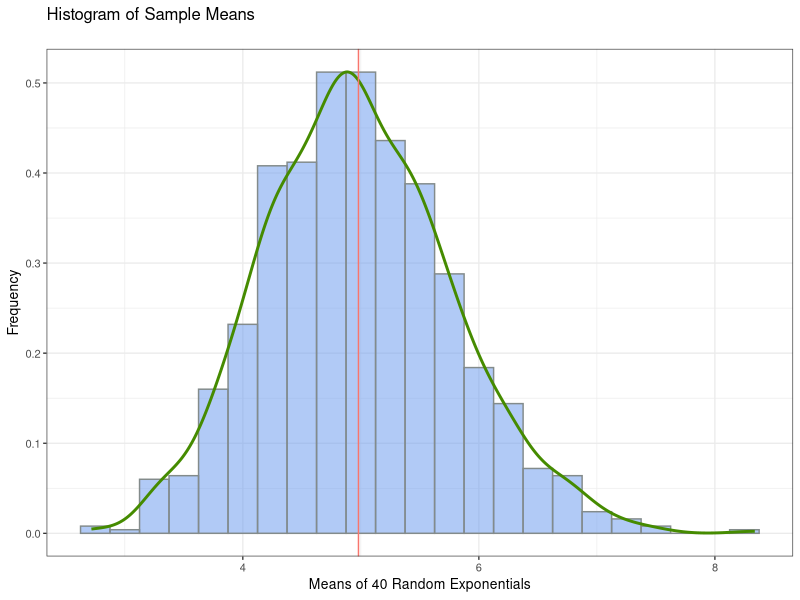
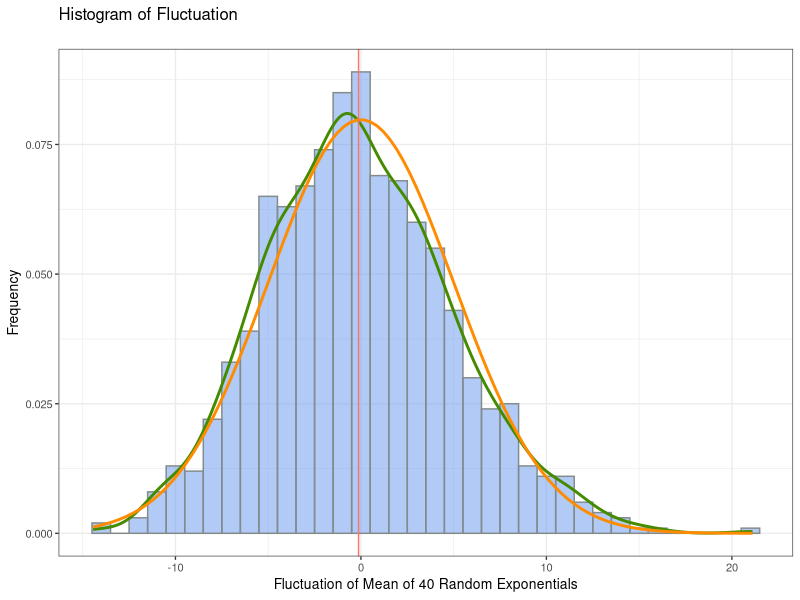
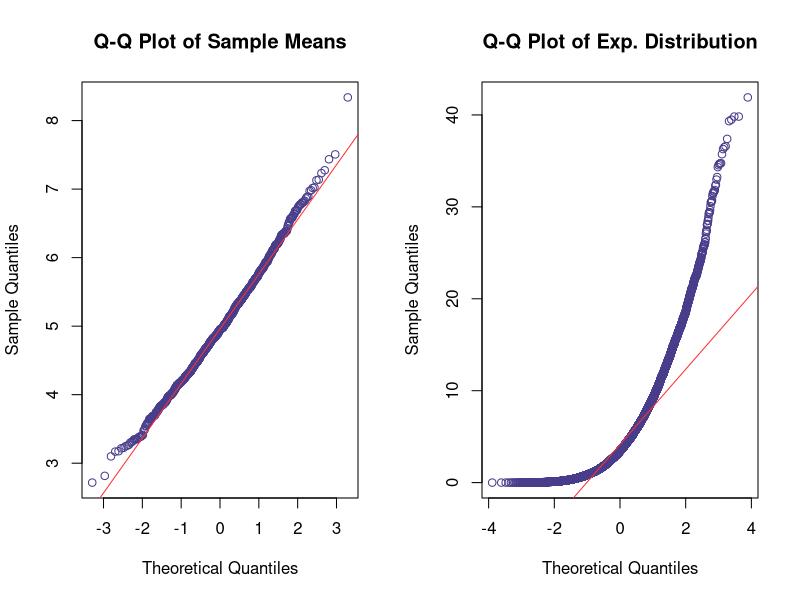
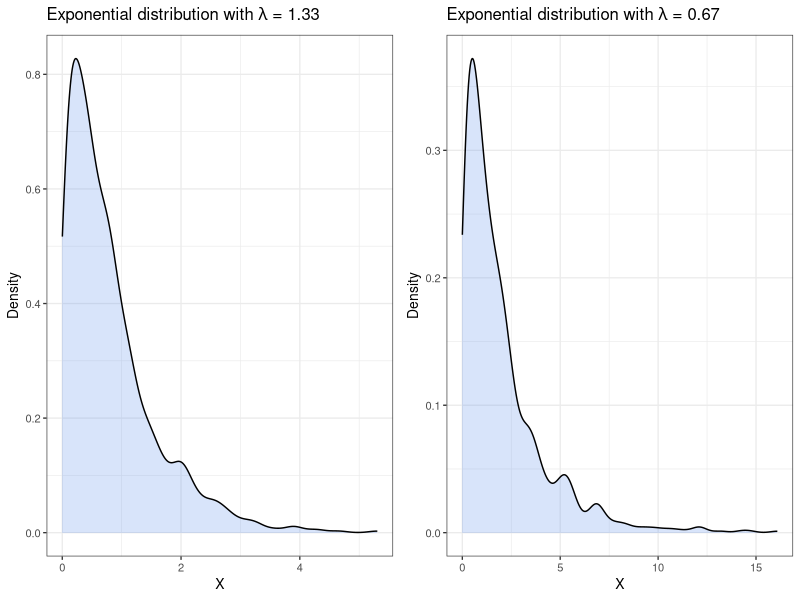

Source code (R) for these figures, in order:
## ---- chunk 1
suppressMessages(library(ggplot2))
suppressMessages(library(gridExtra))
suppressMessages(library(dplyr))
## ---- chunk 2
lambda <- .2
n <- 40
numSims <- 1000
mu <- 1 / lambda
simulations <- data.frame(t(replicate(numSims, rexp(n, lambda)))) %>%
  mutate(xBar = rowMeans(.), flux = sqrt(n) * (xBar - mu))
## ---- chunk 3
ggplot(simulations, aes(x=xBar)) +
  ggtitle("Histogram of Sample Means\n") +
  labs(x = "Means of 40 Random Exponentials", y = "Frequency") +
  geom_histogram(aes(y = ..density..), col = "azure4", fill = "cornflowerblue", alpha = .5, binwidth = .25) +
  geom_density(color = "chartreuse4", size = 1) +
  geom_vline(aes(xintercept = mean(xBar), color = "firebrick"), show.legend = FALSE) +
  theme_bw(base_size = 10)
## ---- chunk 4
confInt <- t.test(simulations$xBar)$conf.int
sampleMean <- mean(simulations$xBar)
data.frame(Mean = c(sampleMean, mu), row.names = c("Sample", "Theoretical"))
lowerCI <- confInt[1]
upperCI <- confInt[2]
## ---- chunk 5
sigmaSq <- (1 / (lambda^2)) / n
sampleVariance <- var(simulations$xBar)
data.frame(Variance = c(sampleVariance, sigmaSq), row.names = c("Sample", "Theoretical"))
## ---- chunk 6
ggplot(simulations, aes(x=flux)) +
  ggtitle("Histogram of Fluctuation\n") +
  labs(x = "Fluctuation of Mean of 40 Random Exponentials", y = "Frequency") +
  geom_histogram(aes(y = ..density..), col = "azure4", fill = "cornflowerblue", alpha = .5, binwidth = 1) +
  geom_density(color = "chartreuse4", size = 1) +
  stat_function(fun = dnorm, color = "darkorange", size = 1, args = list(mean = 0, sd = 5)) +
  geom_vline(aes(xintercept = mean(flux), color = "firebrick"), show.legend = FALSE) +
  theme_bw(base_size = 10)
## ---- chunk 7
fluxMean <- mean(simulations$flux)
fluxSd <- var(simulations$flux)
data.frame(Value = c(fluxMean, fluxSd), row.names = c("Mean", "Variance"))
## ---- chunk 8
bigSim <- rexp(10000, .2)
par(mfrow=c(1,2))
qqnorm(y = simulations$xBar, col = "darkslateblue", main = "Q-Q Plot of Sample Means")
qqline(y = simulations$xBar, col = "firebrick1")
qqnorm(y = bigSim, col = "darkslateblue", main = "Q-Q Plot of Exp. Distribution")
qqline(y = bigSim, col = "firebrick1")
## ---- chunk 9
ex1 <- data.frame(val = rexp(1000, 1.33))
ex1Plot <-  ggplot(ex1, aes(x=val)) + 
  geom_density(col = "black", fill = "cornflowerblue", alpha = .25) +
  ggtitle(expression(paste("Exponential distribution with ", lambda, " = 1.33"))) +
  labs(x = "X", y = "Density") +
  theme_bw(base_size = 10)

ex2 <- data.frame(val = rexp(1000, .5))
ex2Plot <-  ggplot(ex2, aes(x=val)) + 
  geom_density(col = "black", fill = "cornflowerblue", alpha = .25) +
  ggtitle(expression(paste("Exponential distribution with ", lambda, " = 0.67"))) +
  labs(x = "X", y = "Density") +
  theme_bw(base_size = 10)

grid.arrange(ex1Plot, ex2Plot, nrow=1, ncol=2)
